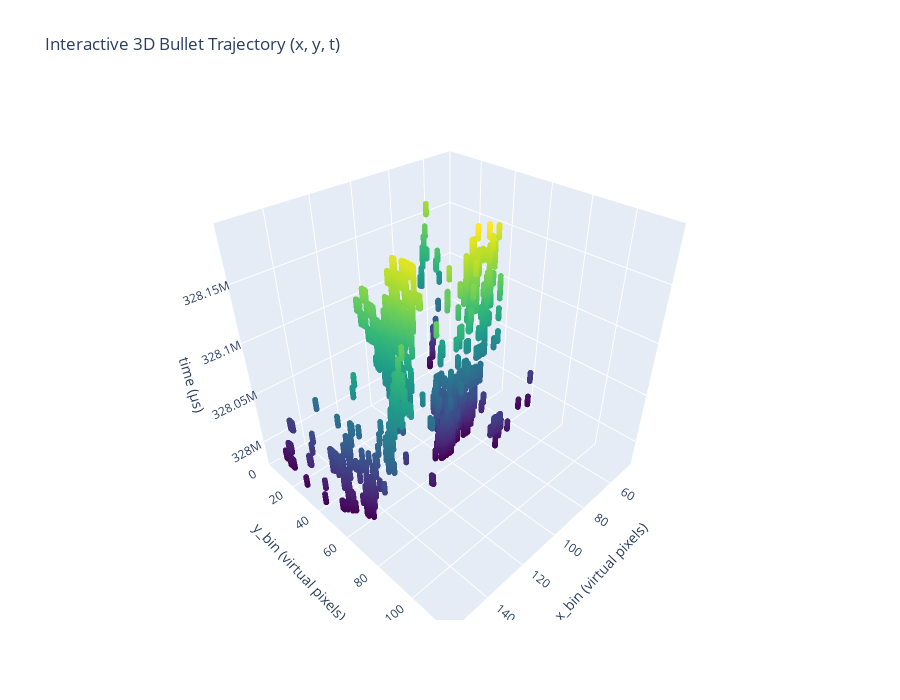

Write notebook code for a chart like this one.
### Code cell
import plotly.graph_objects as go
import numpy as np

# ---- BUILD INTERACTIVE 3D FIG ----
fig = go.Figure(data=[
    go.Scatter3d(
        x=x,
        y=y,
        z=t,
        mode='markers',
        marker=dict(
            size=2,
            color=t,        # color by time
            colorscale='Viridis',
            opacity=0.8
        )
    )
])

fig.update_layout(
    title="Interactive 3D Bullet Trajectory (x, y, t)",
    scene=dict(
        xaxis_title="x_bin (virtual pixels)",
        yaxis_title="y_bin (virtual pixels)",
        yaxis=dict(range=[0, 120]),
        zaxis_title="time (µs)"
    ),
    width=900,
    height=700
)

fig.show()

### Figure 1 — Plotly figure (JSON) as saved in the notebook; plotly's stock layout.template omitted (floating-point values rounded to 4 significant figures; data arrays with more than 128 entries replaced by an {"elided": "..."} marker saying what was removed)
{"data": [{"marker": {"color": {"elided": "39946 int values"}, "colorscale": [[0, "#440154"], [0.1111, "#482878"], [0.2222, "#3e4989"], [0.3333, "#31688e"], [0.4444, "#26828e"], [0.5556, "#1f9e89"], [0.6667, "#35b779"], [0.7778, "#6ece58"], [0.8889, "#b5de2b"], [1, "#fde725"]], "opacity": 0.8, "size": 2}, "mode": "markers", "type": "scatter3d", "x": {"elided": "39946 int values"}, "y": {"elided": "39946 int values"}, "z": {"elided": "39946 int values"}}], "layout": {"height": 700, "scene": {"xaxis": {"title": {"text": "x_bin (virtual pixels)"}}, "yaxis": {"range": [0, 120], "title": {"text": "y_bin (virtual pixels)"}}, "zaxis": {"title": {"text": "time (µs)"}}}, "title": {"text": "Interactive 3D Bullet Trajectory (x, y, t)"}, "width": 900}}
